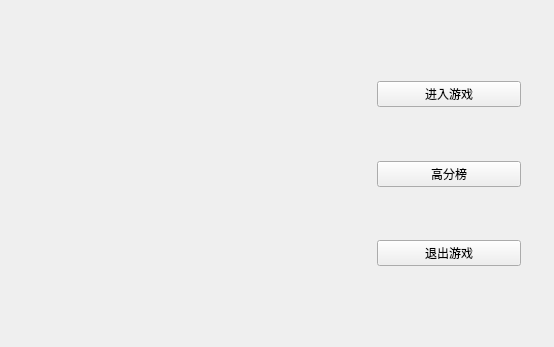
<?xml version="1.0" encoding="UTF-8"?>
<ui version="4.0">
 <class>myWidget</class>
 <widget class="QWidget" name="myWidget">
  <property name="geometry">
   <rect>
    <x>0</x>
    <y>0</y>
    <width>554</width>
    <height>347</height>
   </rect>
  </property>
  <property name="windowTitle">
   <string>myWidget</string>
  </property>
  <layout class="QGridLayout" name="gridLayout">
   <item row="0" column="0">
    <widget class="QStackedWidget" name="stackedWidget">
     <property name="currentIndex">
      <number>0</number>
     </property>
     <widget class="QWidget" name="pageSet">
      <layout class="QHBoxLayout" name="horizontalLayout_2">
       <item>
        <widget class="QWidget" name="widget_2" native="true"/>
       </item>
       <item>
        <widget class="QWidget" name="widget_3" native="true"/>
       </item>
       <item>
        <widget class="QWidget" name="widget" native="true">
         <layout class="QVBoxLayout" name="verticalLayout">
          <item>
           <spacer name="verticalSpacer">
            <property name="orientation">
             <enum>Qt::Vertical</enum>
            </property>
            <property name="sizeHint" stdset="0">
             <size>
              <width>20</width>
              <height>13</height>
             </size>
            </property>
           </spacer>
          </item>
          <item>
           <widget class="QPushButton" name="begin">
            <property name="text">
             <string>进入游戏</string>
            </property>
           </widget>
          </item>
          <item>
           <spacer name="verticalSpacer_2">
            <property name="orientation">
             <enum>Qt::Vertical</enum>
            </property>
            <property name="sizeHint" stdset="0">
             <size>
              <width>20</width>
              <height>18</height>
             </size>
            </property>
           </spacer>
          </item>
          <item>
           <widget class="QPushButton" name="highscore">
            <property name="text">
             <string>高分榜</string>
            </property>
           </widget>
          </item>
          <item>
           <spacer name="verticalSpacer_3">
            <property name="orientation">
             <enum>Qt::Vertical</enum>
            </property>
            <property name="sizeHint" stdset="0">
             <size>
              <width>20</width>
              <height>13</height>
             </size>
            </property>
           </spacer>
          </item>
          <item>
           <widget class="QPushButton" name="end">
            <property name="text">
             <string>退出游戏</string>
            </property>
           </widget>
          </item>
          <item>
           <spacer name="verticalSpacer_4">
            <property name="orientation">
             <enum>Qt::Vertical</enum>
            </property>
            <property name="sizeHint" stdset="0">
             <size>
              <width>20</width>
              <height>13</height>
             </size>
            </property>
           </spacer>
          </item>
         </layout>
        </widget>
       </item>
      </layout>
     </widget>
     <widget class="QWidget" name="page_2">
      <widget class="QProgressBar" name="progressBar">
       <property name="geometry">
        <rect>
         <x>30</x>
         <y>310</y>
         <width>491</width>
         <height>20</height>
        </rect>
       </property>
       <property name="value">
        <number>24</number>
       </property>
      </widget>
      <widget class="QLCDNumber" name="lcdNumber">
       <property name="geometry">
        <rect>
         <x>0</x>
         <y>70</y>
         <width>64</width>
         <height>23</height>
        </rect>
       </property>
       <property name="font">
        <font>
         <pointsize>24</pointsize>
         <weight>75</weight>
         <italic>false</italic>
         <bold>true</bold>
         <stylestrategy>PreferDefault</stylestrategy>
         <kerning>true</kerning>
        </font>
       </property>
       <property name="cursor">
        <cursorShape>ArrowCursor</cursorShape>
       </property>
       <property name="layoutDirection">
        <enum>Qt::LeftToRight</enum>
       </property>
       <property name="smallDecimalPoint">
        <bool>false</bool>
       </property>
       <property name="digitCount">
        <number>5</number>
       </property>
       <property name="intValue" stdset="0">
        <number>0</number>
       </property>
      </widget>
      <widget class="QPushButton" name="helper1">
       <property name="geometry">
        <rect>
         <x>0</x>
         <y>120</y>
         <width>61</width>
         <height>51</height>
        </rect>
       </property>
       <property name="focusPolicy">
        <enum>Qt::NoFocus</enum>
       </property>
       <property name="text">
        <string/>
       </property>
      </widget>
      <widget class="QPushButton" name="helper2">
       <property name="geometry">
        <rect>
         <x>0</x>
         <y>170</y>
         <width>61</width>
         <height>51</height>
        </rect>
       </property>
       <property name="focusPolicy">
        <enum>Qt::NoFocus</enum>
       </property>
       <property name="text">
        <string/>
       </property>
      </widget>
      <widget class="QPushButton" name="helper3">
       <property name="geometry">
        <rect>
         <x>0</x>
         <y>220</y>
         <width>61</width>
         <height>51</height>
        </rect>
       </property>
       <property name="focusPolicy">
        <enum>Qt::NoFocus</enum>
       </property>
       <property name="text">
        <string/>
       </property>
      </widget>
      <widget class="QLCDNumber" name="lcdNumber_2">
       <property name="geometry">
        <rect>
         <x>40</x>
         <y>120</y>
         <width>20</width>
         <height>23</height>
        </rect>
       </property>
       <property name="digitCount">
        <number>1</number>
       </property>
      </widget>
      <widget class="QLCDNumber" name="lcdNumber_3">
       <property name="geometry">
        <rect>
         <x>40</x>
         <y>220</y>
         <width>20</width>
         <height>23</height>
        </rect>
       </property>
       <property name="digitCount">
        <number>1</number>
       </property>
      </widget>
      <widget class="QLCDNumber" name="lcdNumber_4">
       <property name="geometry">
        <rect>
         <x>40</x>
         <y>170</y>
         <width>20</width>
         <height>23</height>
        </rect>
       </property>
       <property name="digitCount">
        <number>1</number>
       </property>
      </widget>
      <zorder>progressBar</zorder>
      <zorder>lcdNumber</zorder>
      <zorder>helper3</zorder>
      <zorder>helper2</zorder>
      <zorder>helper1</zorder>
      <zorder>lcdNumber_2</zorder>
      <zorder>lcdNumber_3</zorder>
      <zorder>lcdNumber_4</zorder>
     </widget>
     <widget class="QWidget" name="pageOver">
      <widget class="QLabel" name="labelOver">
       <property name="geometry">
        <rect>
         <x>310</x>
         <y>110</y>
         <width>191</width>
         <height>131</height>
        </rect>
       </property>
       <property name="text">
        <string>TextLabel</string>
       </property>
      </widget>
     </widget>
     <widget class="QWidget" name="pageWin">
      <widget class="QLabel" name="labelWin">
       <property name="geometry">
        <rect>
         <x>380</x>
         <y>70</y>
         <width>151</width>
         <height>151</height>
        </rect>
       </property>
       <property name="text">
        <string>TextLabel</string>
       </property>
      </widget>
     </widget>
     <widget class="QWidget" name="page">
      <widget class="QPushButton" name="back">
       <property name="geometry">
        <rect>
         <x>420</x>
         <y>280</y>
         <width>75</width>
         <height>23</height>
        </rect>
       </property>
       <property name="text">
        <string>BACK</string>
       </property>
      </widget>
      <widget class="QTextBrowser" name="textBrowser">
       <property name="geometry">
        <rect>
         <x>405</x>
         <y>40</y>
         <width>101</width>
         <height>192</height>
        </rect>
       </property>
      </widget>
     </widget>
    </widget>
   </item>
  </layout>
 </widget>
 <layoutdefault spacing="6" margin="11"/>
 <resources/>
 <connections>
  <connection>
   <sender>end</sender>
   <signal>released()</signal>
   <receiver>myWidget</receiver>
   <slot>close()</slot>
   <hints>
    <hint type="sourcelabel">
     <x>425</x>
     <y>207</y>
    </hint>
    <hint type="destinationlabel">
     <x>263</x>
     <y>154</y>
    </hint>
   </hints>
  </connection>
 </connections>
</ui>
